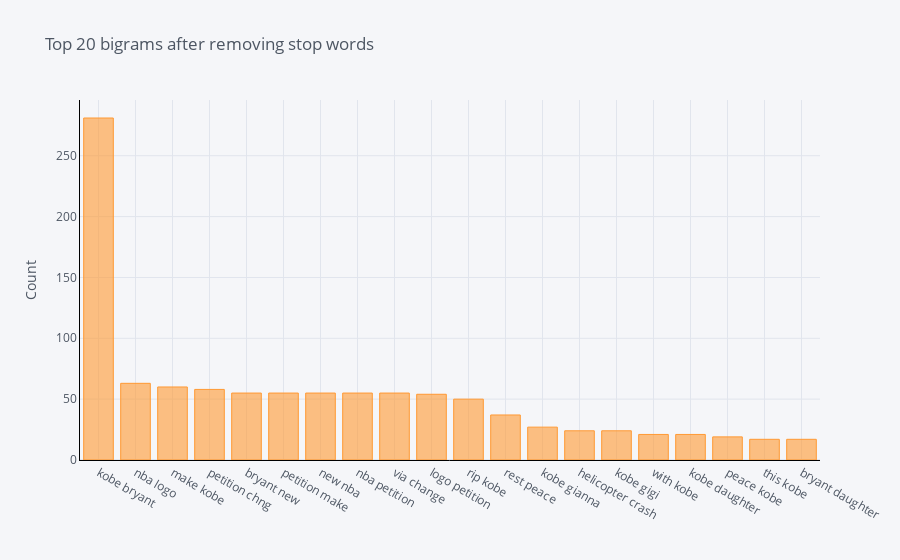

The code cell stored with this chart in its notebook:
### Markdown cell above
## By taking advantage of some built in methods, we can construct functions to find the most common 2 and 3 word phrases in order to notice trends in our corpus

### Code cell
def get_top_n_bigram(corpus, n=None): #most common 2 word phrases
    vec = CountVectorizer(ngram_range=(2, 2), stop_words=stop_words).fit(corpus)
    bag_of_words = vec.transform(corpus)
    sum_words = bag_of_words.sum(axis=0) 
    words_freq = [(word, sum_words[0, idx]) for word, idx in vec.vocabulary_.items()]
    words_freq =sorted(words_freq, key = lambda x: x[1], reverse=True)
    return words_freq[:n]
common_words = get_top_n_bigram(d, 20)
for word, freq in common_words:
    print(word, freq)
bi = pd.DataFrame(common_words, columns = ['text' , 'count'])
bi.groupby('text').sum()['count'].sort_values(ascending=False).iplot(
kind='bar', yTitle='Count', linecolor='black', title='Top 20 bigrams after removing stop words')

### Figure 1 — Plotly figure (JSON) as saved in the notebook; plotly's stock layout.template omitted (floating-point values rounded to 4 significant figures)
{"data": [{"marker": {"color": "rgba(255, 153, 51, 0.6)", "line": {"color": "rgba(255, 153, 51, 1.0)", "width": 1}}, "name": "count", "orientation": "v", "text": "", "type": "bar", "x": ["kobe bryant", "nba logo", "make kobe", "petition chng", "bryant new", "petition make", "new nba", "nba petition", "via change", "logo petition", "rip kobe", "rest peace", "kobe gianna", "helicopter crash", "kobe gigi", "with kobe", "kobe daughter", "peace kobe", "this kobe", "bryant daughter"], "y": [281, 63, 60, 58, 55, 55, 55, 55, 55, 54, 50, 37, 27, 24, 24, 21, 21, 19, 17, 17]}], "layout": {"legend": {"bgcolor": "#F5F6F9", "font": {"color": "#4D5663"}}, "paper_bgcolor": "#F5F6F9", "plot_bgcolor": "#F5F6F9", "title": {"font": {"color": "#4D5663"}, "text": "Top 20 bigrams after removing stop words"}, "xaxis": {"gridcolor": "#E1E5ED", "linecolor": "black", "showgrid": true, "tickfont": {"color": "#4D5663"}, "title": {"font": {"color": "#4D5663"}, "text": ""}, "zerolinecolor": "#E1E5ED"}, "yaxis": {"gridcolor": "#E1E5ED", "linecolor": "black", "showgrid": true, "tickfont": {"color": "#4D5663"}, "title": {"font": {"color": "#4D5663"}, "text": "Count"}, "zerolinecolor": "#E1E5ED"}}}
